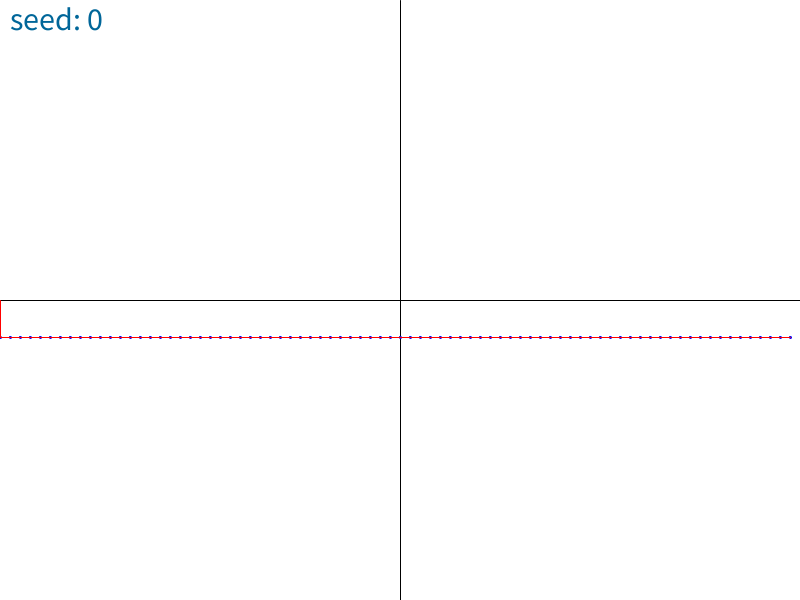
Frame 1 (no input)
Frame 60 (the mouse pressed at the canvas centre just before this capture): identical to frame 1, image omitted
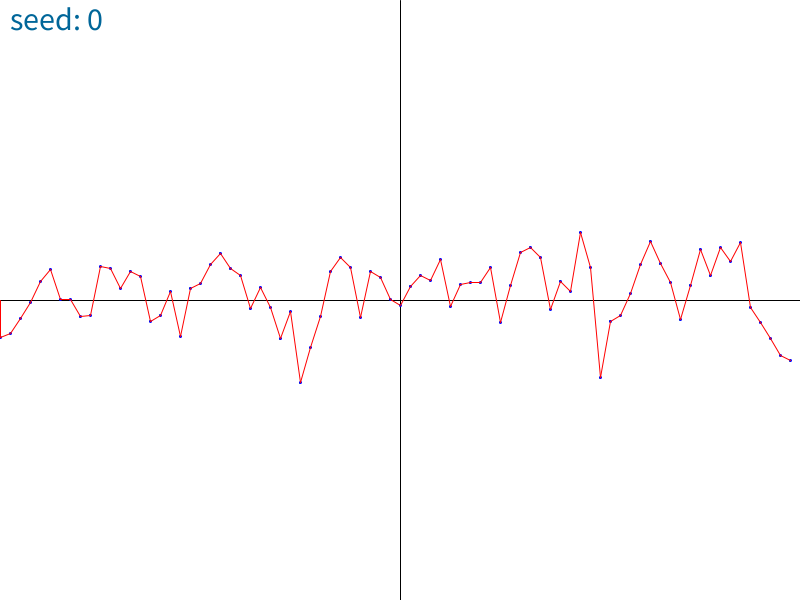
Frame 120 (the mouse held since frame 60 and released just before this capture)

The Processing sketch that drew these frames (run headless with seeded random() and noise(); from frame 60 on, the mouse is pressed at the canvas centre):

// Processing sketch: noiseSignalVarySeedDense
// ── noiseSignalVarySeedDense.pde
int seed = 0;

void setup() {
  size(800, 600);
  smooth();
  textSize(32);
}

void draw() {
  background(255); 
  fill(0, 102, 153);
  text("seed: " +seed, 10, 30); 

  //axis
  stroke(0);
  line(0, height/2, width, height/2);
  line(width/2, 0, width/2, height);

  translate(0, height/2);
  noiseSeed(seed);

  float prevX = 0;
  float prevY = 0;  
  int noiseXRange = mouseX/10;

  for (int x = 0; x < width; x+=10) {
    float xPos = map(x, 0, width, 0, noiseXRange);
    float y = noise(xPos);      
    y = map(y, 0, 1, -100, 100);
    stroke(0, 0, 255);
    ellipse(x, y, 2, 2);
    stroke(255, 0, 0);
    line(prevX, prevY, x, y);
    prevX = x;
    prevY = y;
  }
}

void keyPressed() {
  if (key == 'n') {
    seed++;
  }
}
